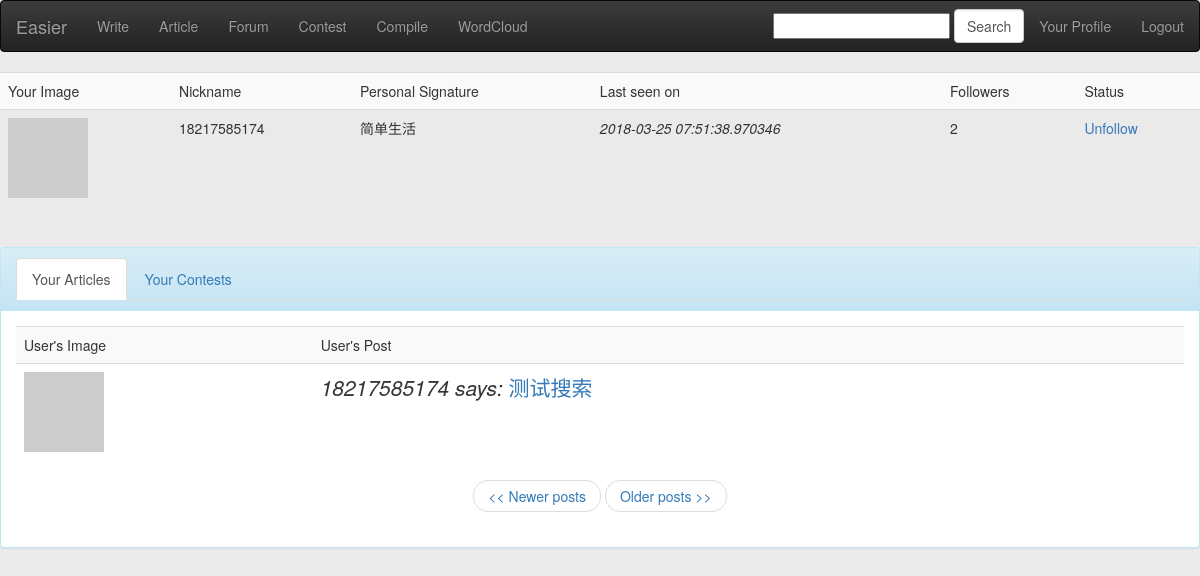
Page /user/18217585174/1 (signed in) on the committed database.
### app/models.py (models this page shows, shortened)
class User(db.Model):
    id = db.Column(db.Integer, primary_key=True)
    nickname = db.Column(db.String(64), index=True, unique=True)
    email = db.Column(db.String(120), index=True, unique=True)
    password = db.Column(db.String(120), index=True)
    posts = db.relationship('Post', backref='author', lazy='dynamic')
    cards = db.relationship('Card', backref='participant')
    about_me = db.Column(db.String(140))
    last_seen = db.Column(db.DateTime)
    followed = db.relationship('User',
                               secondary=followers,
                               primaryjoin=(followers.c.follower_id == id),
                               secondaryjoin=(followers.c.followed_id == id),
                               backref=db.backref('followers', lazy='dynamic'),
                               lazy='dynamic')
    def is_following(self, user):
        return self.followed.filter(followers.c.followed_id == user.id).count() > 0
    is_authenticated = True
    is_active = True
    is_anonymous = False
    def avatar(self, size):
        return 'http://www.gravatar.com/avatar/' + md5(self.email.encode('utf8')).hexdigest() + '?d=mm&s=' + str(size)

class Post(db.Model):
    __searchable__ = ['body', 'title']
    __analyzer__ = ChineseAnalyzer()
    id = db.Column(db.Integer, primary_key=True)
    title = db.Column(db.String(100))
    body = db.Column(db.String(140))
    timestamp = db.Column(db.DateTime)
    user_id = db.Column(db.Integer, db.ForeignKey('user.id'))

### app/views.py (the view)
@app.route('/user/<nickname>')
@app.route('/user/<nickname>/<int:page>')
@login_required
def user(nickname, page=1):
    user = User.query.filter_by(nickname=nickname).first()
    if user is None:
        flash('User %s not found.' % nickname)
        return redirect(url_for('index'))
    posts = user.posts.paginate(page, POSTS_PER_PAGE, False)
    games = user.games.order_by(Game.timestamp.desc()).all()
    return render_template('user.html',
                           user=user, posts=posts,
                           games=games, datetime=datetime)

### app/forms.py
class SearchForm(Form):
    search = StringField('search', validators=[DataRequired()])

### app/views.py (called while the page is built)
@app.before_request
def before_request():
    g.user = current_user
    g.search_form = SearchForm()
    if g.user.is_authenticated:
        g.user.last_seen = datetime.utcnow()
        db.session.add(g.user)
        db.session.commit()

@lm.user_loader
def load_user(id):
    return User.query.get(int(id))

### app/templates/user.html (shortened to what this page needs)
{% extends "base.html" %}
{% block content %}
<table class="table table-striped table-hover">
    <tr>
        <td>Your Image</td>
        <td>Nickname</td>
        {% if user.about_me %}<td>Personal Signature</td>{% endif %}
        {% if user.last_seen %}<td>Last seen on</td>{% endif %}
        <td>Followers</td>
        <td>Status</td>
    </tr>
    <tr>
        <td><img src="{{user.avatar(50)}}"></td>
        <td>{{user.nickname}}</td>
        {% if user.about_me %}<td>{{user.about_me}}</td>{% endif %}
        {% if user.last_seen %}<td><i>{{user.last_seen}}</i></td>{% endif %}
        <td>{{user.followers.count()}}</td>
        <td>
        {% if user.id == g.user.id %}
            <a href="{{url_for('edit')}}">Edit your profile</a>
        {% elif not g.user.is_following(user) %}
            <a href="{{url_for('follow', nickname = user.nickname)}}">Follow</a>
        {% else %}
            <a href="{{url_for('unfollow', nickname = user.nickname)}}">Unfollow</a>
        {% endif %}
        </td>
    </tr>
</table>
<hr>
<div class="panel panel-info">
    <div class="panel-heading">
        <ul class="nav nav-tabs" role="tablist">
            <li role="presentation" class="active">
                <a href="#user_article" aria-controls="user_article" role="tab" data-toggle="tab">
                    Your Articles
                </a>
            </li>
            <li role="presentation">
                <a href="#user_game" aria-controls="user_game" role="tab" data-toggle="tab">
                    Your Contests
                </a>
            </li>
        </ul>
    </div>
    <div class="panel-body">
        <div class="tab-content">
            <div role="tabpanel" class="tab-pane active" id="user_article">
                <table class="table table-striped table-hover">
                    <tr>
                        <td>User's Image</td>
                        <td>User's Post</td>
                    </tr>
                    {% for post in posts.items %}
                        {% include 'post.html' %}
                    {% endfor %}
                </table>
                <nav>
                    <ul class="pager">
                        {% if posts.has_prev %}<li><a href="{{ url_for('user', nickname = user.nickname, page = posts.prev_num) }}"><< Newer posts</a></li>{% else %}<li><a href="#"><< Newer posts</a></li>{% endif %}
                        {% if posts.has_next %}<li><a href="{{ url_for('user', nickname = user.nickname, page = posts.next_num) }}">Older posts >></a></li>{% else %}<li><a href="#">Older posts >></a></li>{% endif %}
                    </ul>
                </nav>
            </div>
        </div>
    </div>
</div>
{% endblock %}

### app/templates/post.html
    <tr class="lead">
        <td><a href="{{ url_for('user', nickname = post.author.nickname) }}"><img src="{{post.author.avatar(50)}}"></a></td>
        <td><i>{{post.author.nickname}} says:</i>
        <a href="{{ url_for('article', pk = post.id) }}">{{post.title}}</a></td>
    </tr>

### rows in the picture
User: nickname "18217585174", about_me "简单生活", last_seen "2018-03-25 07:51:38.970346"
Post: author.nickname "18217585174", title "测试搜索"

### other values in the picture
{{ user.followers.count() }} "2"
